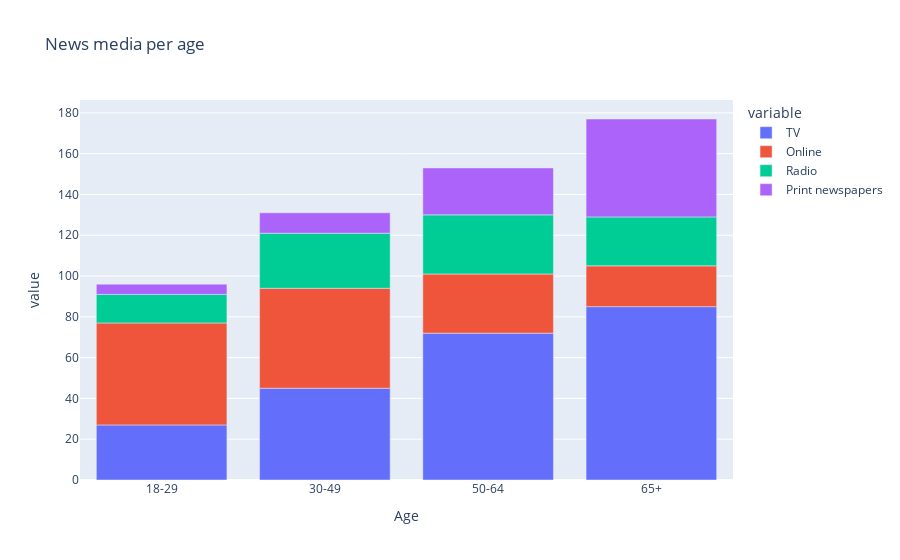

Notebook code cell kept with this figure:
### Markdown cell above
### Sources of news

#### Age group

### Code cell
## Creating a bar plot concerning the source of news (Not used in the data story)

## Data from : https://www.pewresearch.org/fact-tank/2019/09/11/key-findings-about-the-online-news-landscape-in-america/
data = {
'Age':['18-29','30-49','50-64','65+'],
'TV': [27,45,72,85],
'Online': [50, 49, 29,20],
'Radio': [14,27, 29, 24],
'Print newspapers': [5, 10, 23, 48]
}

news_sources=pd.DataFrame(data)
x=news_sources.columns

## Plot
fig = px.bar(news_sources, x='Age', y=['TV','Online','Radio','Print newspapers'] ,  title="News media per age")
fig.show()

### Figure 1 — Plotly figure (JSON) as saved in the notebook; plotly's stock layout.template omitted (floating-point values rounded to 4 significant figures)
{"data": [{"alignmentgroup": "True", "hovertemplate": "variable=TV<br>Age=%{x}<br>value=%{y}<extra></extra>", "legendgroup": "TV", "marker": {"color": "#636efa", "pattern": {"shape": ""}}, "name": "TV", "offsetgroup": "TV", "orientation": "v", "showlegend": true, "textposition": "auto", "type": "bar", "x": ["18-29", "30-49", "50-64", "65+"], "xaxis": "x", "y": [27, 45, 72, 85], "yaxis": "y"}, {"alignmentgroup": "True", "hovertemplate": "variable=Online<br>Age=%{x}<br>value=%{y}<extra></extra>", "legendgroup": "Online", "marker": {"color": "#EF553B", "pattern": {"shape": ""}}, "name": "Online", "offsetgroup": "Online", "orientation": "v", "showlegend": true, "textposition": "auto", "type": "bar", "x": ["18-29", "30-49", "50-64", "65+"], "xaxis": "x", "y": [50, 49, 29, 20], "yaxis": "y"}, {"alignmentgroup": "True", "hovertemplate": "variable=Radio<br>Age=%{x}<br>value=%{y}<extra></extra>", "legendgroup": "Radio", "marker": {"color": "#00cc96", "pattern": {"shape": ""}}, "name": "Radio", "offsetgroup": "Radio", "orientation": "v", "showlegend": true, "textposition": "auto", "type": "bar", "x": ["18-29", "30-49", "50-64", "65+"], "xaxis": "x", "y": [14, 27, 29, 24], "yaxis": "y"}, {"alignmentgroup": "True", "hovertemplate": "variable=Print newspapers<br>Age=%{x}<br>value=%{y}<extra></extra>", "legendgroup": "Print newspapers", "marker": {"color": "#ab63fa", "pattern": {"shape": ""}}, "name": "Print newspapers", "offsetgroup": "Print newspapers", "orientation": "v", "showlegend": true, "textposition": "auto", "type": "bar", "x": ["18-29", "30-49", "50-64", "65+"], "xaxis": "x", "y": [5, 10, 23, 48], "yaxis": "y"}], "layout": {"barmode": "relative", "legend": {"title": {"text": "variable"}, "tracegroupgap": 0}, "title": {"text": "News media per age"}, "xaxis": {"anchor": "y", "domain": [0, 1], "title": {"text": "Age"}}, "yaxis": {"anchor": "x", "domain": [0, 1], "title": {"text": "value"}}}}
